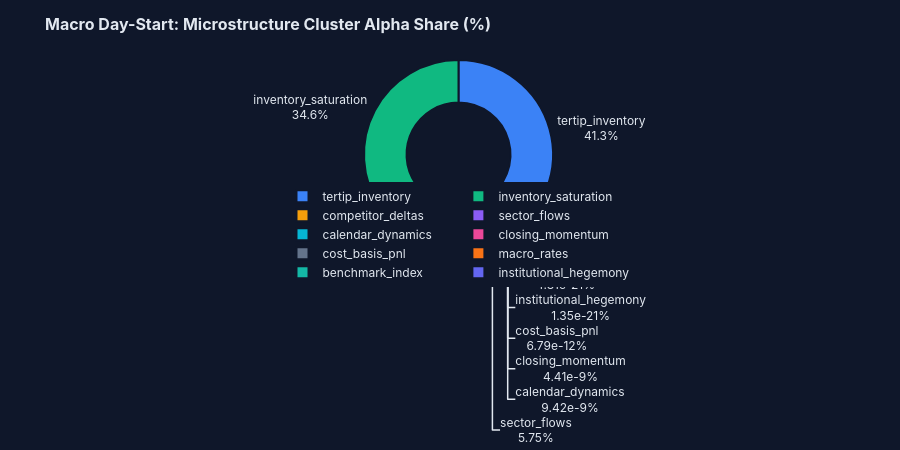

The notebook cell saved with this chart:
### Markdown cell above
## 3. Global Microstructure Cluster Alpha Share

Across all historical sessions, which institutional feature clusters drive the majority of the model's predictive power?

### Code cell
# Compute cross-session global feature importance
global_exp_m1 = forecaster_m1.explain_global()

# Display Donut Chart showing cluster share %
fig_donut_m1 = plot_cluster_donut(
    global_exp_m1,
    title="Macro Day-Start: Microstructure Cluster Alpha Share (%)",
)
fig_donut_m1.show()

# Display tabular ranking
display(Markdown("### Semantic Microstructure Cluster Scoreboard"))
display(global_exp_m1.cluster_importance_df)

### Figure 1 — Plotly figure (JSON) as saved in the notebook; plotly's stock layout.template omitted (floating-point values rounded to 4 significant figures)
{"data": [{"hole": 0.55, "hoverinfo": "label+percent+value", "labels": ["tertip_inventory", "inventory_saturation", "competitor_deltas", "sector_flows", "calendar_dynamics", "closing_momentum", "cost_basis_pnl", "macro_rates", "benchmark_index", "institutional_hegemony"], "marker": {"colors": ["#3b82f6", "#10b981", "#f59e0b", "#8b5cf6", "#06b6d4", "#ec4899", "#64748b", "#f97316", "#14b8a6", "#6366f1"], "line": {"color": "#0f172a", "width": 2}}, "textfont": {"family": "Inter, sans-serif", "size": 12}, "textinfo": "label+percent", "type": "pie", "values": [41.29, 34.58, 18.38, 5.747, 9.425e-09, 4.414e-09, 6.791e-12, 3.113e-19, 4.808e-21, 1.349e-21]}], "layout": {"font": {"color": "#e2e8f0", "family": "Inter, sans-serif"}, "height": 450, "legend": {"orientation": "h", "x": 0.5, "xanchor": "center", "y": -0.2, "yanchor": "bottom"}, "margin": {"b": 60, "l": 40, "r": 40, "t": 60}, "paper_bgcolor": "#0f172a", "plot_bgcolor": "#1e293b", "title": {"font": {"family": "Inter, sans-serif", "size": 16}, "text": "<b>Macro Day-Start: Microstructure Cluster Alpha Share (%)</b>", "x": 0.05}}}
